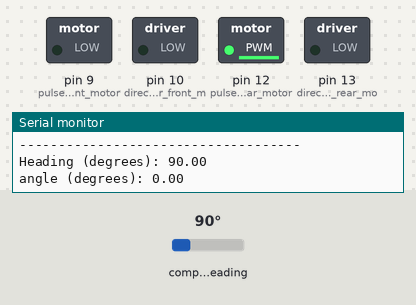
This sketch was run on a simulated Arduino Uno, built with avr-gcc and run on an emulated ATmega328P. Parts: switched loads named in the sketch (green lamp = pin HIGH), the last lines printed to the serial monitor. The test bench sets the inputs (shaded band); at power-on: compass heading 90°.

Above: at 1.3 s.
1.4 s: compass heading set to 7°
At 2.8 s:
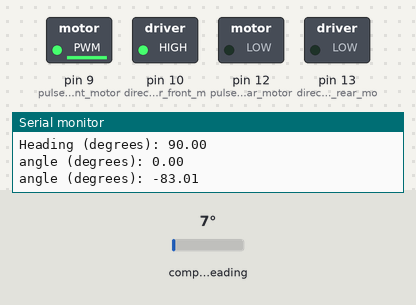
4.9 s: compass heading set to 90°
At 6.1 s:
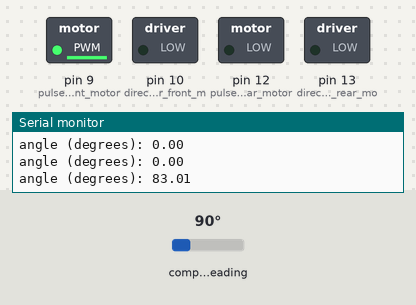
8.4 s: compass heading set to 184°
At 11.1 s:
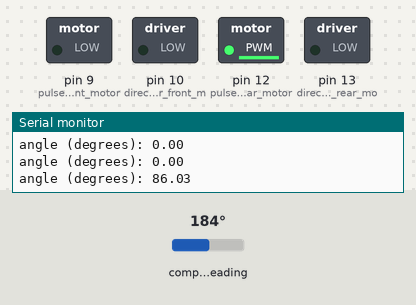
12.0 s: compass heading set to 180°
At 12.8 s:
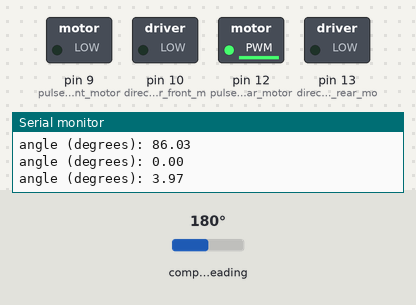
15.5 s: compass heading set to 269°
At 17.9 s:
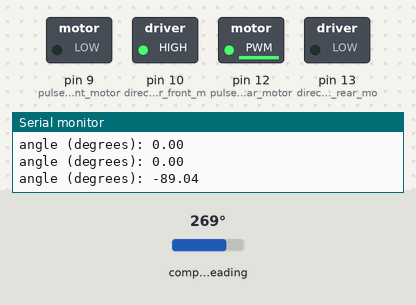
19.0 s: compass heading set to 176°
At 20.2 s:
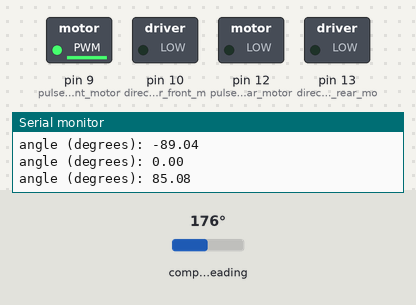
Timing chart, 0 to 23.5 s (numbered marks = the images above; inputs shaded):
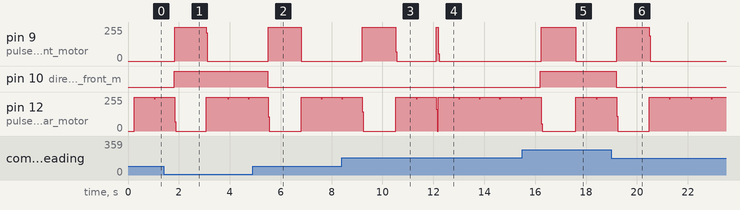

Measured:
- after the input at 1.4 s, pin 9 (pulse_pin_for_front_motor): 0/255 → 253/255 after 0.44 s, → 0/255 1.2 s later; pin 10 (direction_pin_for_front_m): LOW → HIGH after 0.41 s
- after the input at 4.9 s, pin 9 (pulse_pin_for_front_motor): 0/255 → 253/255 after 0.62 s, → 0/255 1.3 s later; pin 10 (direction_pin_for_front_m): HIGH → LOW after 0.60 s
- after the input at 8.4 s, pin 9 (pulse_pin_for_front_motor): 0/255 → 254/255 after 0.80 s, → 0/255 1.3 s later
- after the input at 12.0 s, pin 9 (pulse_pin_for_front_motor): 0/255 → 254/255 after 0.12 s, → 0/255 0.08 s later
- after the input at 15.5 s, pin 9 (pulse_pin_for_front_motor): 0/255 → 253/255 after 0.74 s, → 0/255 1.4 s later; pin 10 (direction_pin_for_front_m): LOW → HIGH after 0.71 s
- after the input at 19.0 s, pin 9 (pulse_pin_for_front_motor): 0/255 → 253/255 after 0.20 s, → 0/255 1.3 s later; pin 10 (direction_pin_for_front_m): HIGH → LOW after 0.18 s

The sketch:

rhinomotor_handle.ino
```cpp
/*----------------------------------------------------------------*/
#include <Wire.h>
#include <Adafruit_Sensor.h>
#include <Adafruit_HMC5883_U.h>

/* Assign a unique ID to this sensor at the same time */
Adafruit_HMC5883_Unified mag = Adafruit_HMC5883_Unified(12345);

void displaySensorDetails(void)
{
  sensor_t sensor;
  mag.getSensor(&sensor);
  Serial.println("------------------------------------");
  Serial.print  ("Sensor:       "); Serial.println(sensor.name);
  Serial.print  ("Driver Ver:   "); Serial.println(sensor.version);
  Serial.print  ("Unique ID:    "); Serial.println(sensor.sensor_id);
  Serial.print  ("Max Value:    "); Serial.print(sensor.max_value); Serial.println(" uT");
  Serial.print  ("Min Value:    "); Serial.print(sensor.min_value); Serial.println(" uT");
  Serial.print  ("Resolution:   "); Serial.print(sensor.resolution); Serial.println(" uT");
  Serial.println("------------------------------------");
  Serial.println("");
//  delay(500);
}
/*---------------------------------------------------------------------*/
   int front_flag = LOW;

/*---------------------------------------------------------------------*/
void setup()
{
/*-------------------------------------------------------------------------*/
  pinMode(9,OUTPUT);//pulse pin for front motor
  pinMode(10,OUTPUT);//direction pin for front motor
  pinMode(12,OUTPUT);  //pulse pin for rear motor
  pinMode(13,OUTPUT); //direction pin for rear motor
  digitalWrite(10,LOW);
 digitalWrite(13,LOW);
//  unsigned long anglespeed(unsigned long ,int );
 // void stopmotor();
  //void godistance(unsigned long,unsigned long);
/*--------------------------------------------------------------------------------*/

/*-------------------------------------------------------------------------------*/
  Serial.begin(9600);
  Serial.println("HMC5883 Magnetometer Test"); Serial.println("");

  /* Initialise the sensor */
  if(!mag.begin())
  {
    /* There was a problem detecting the HMC5883 ... check your connections */
    Serial.println("Ooops, no HMC5883 detected ... Check your wiring!");
    while(1);
  }

  /* Display some basic information on this sensor */
  displaySensorDetails();

/*----------------------------------------------------------------------------------*/
                }

/*----------------------------------------------------------------------------------------*/
float get_mag_sen_data(void){
 /* Get a new sensor event */
  sensors_event_t event;
  mag.getEvent(&event);

  float heading = atan2(event.magnetic.y, event.magnetic.x);
  // Correct for when signs are reversed.
  if(heading < 0)
    heading += 2*PI;

  // Check for wrap due to addition of declination.
  if(heading > 2*PI)
    heading -= 2*PI;

  // Convert radians to degrees for readability.
  float headingDegrees = heading * 180/M_PI;
if (headingDegrees>180) {headingDegrees=360-headingDegrees;
front_flag = LOW;   }
else {front_flag=HIGH;}
  return(headingDegrees);
  Serial.print("Heading (degrees): "); Serial.println(headingDegrees);

  //delay(500);}
}
/*----------------------------------------------------------------------------------*/

/*------------------------------------------------------------------------------------*/
void front_motor_angle(float angle) {

  for(int i=0;i<(angle*5);i++)
  {
   digitalWrite(10,front_flag);
   digitalWrite(9,HIGH);
   delay(3);
   digitalWrite(9,LOW);
   delayMicroseconds(5);
  }
}

void rear_motor_step(void)
{
    for(int i=0;i<400;i++)
  {
    digitalWrite(12,HIGH);
    delay(2);
    digitalWrite(12,LOW);
    delayMicroseconds(5);
  }

}
/*-------------------------------------------------------------------------*/


/*---------------------------------------------------------------------------*/
  void loop()
{
 /* Get a new sensor event */
  sensors_event_t event;
  mag.getEvent(&event);

  float heading = atan2(event.magnetic.y, event.magnetic.x);
  // Correct for when signs are reversed.
  if(heading < 0)
    heading += 2*PI;

  // Check for wrap due to addition of declination.
  if(heading > 2*PI)
    heading -= 2*PI;

  // Convert radians to degrees for readability.
  float ref_angle_0 = heading * 180/M_PI;
if (ref_angle_0>180) {ref_angle_0=360-ref_angle_0;}

  Serial.print("Heading (degrees): "); Serial.println(ref_angle_0);

  //delay(500);


while(1)
{

rear_motor_step();

float ref_angle_1 = get_mag_sen_data();

float angle = ref_angle_1 - ref_angle_0;

Serial.print("angle (degrees): "); Serial.println(angle);

if (angle<0)
          {angle=-1*angle;
          front_flag = HIGH;}

else       { front_flag = LOW;}

front_motor_angle(angle);

ref_angle_0=ref_angle_1;


}

}
```
